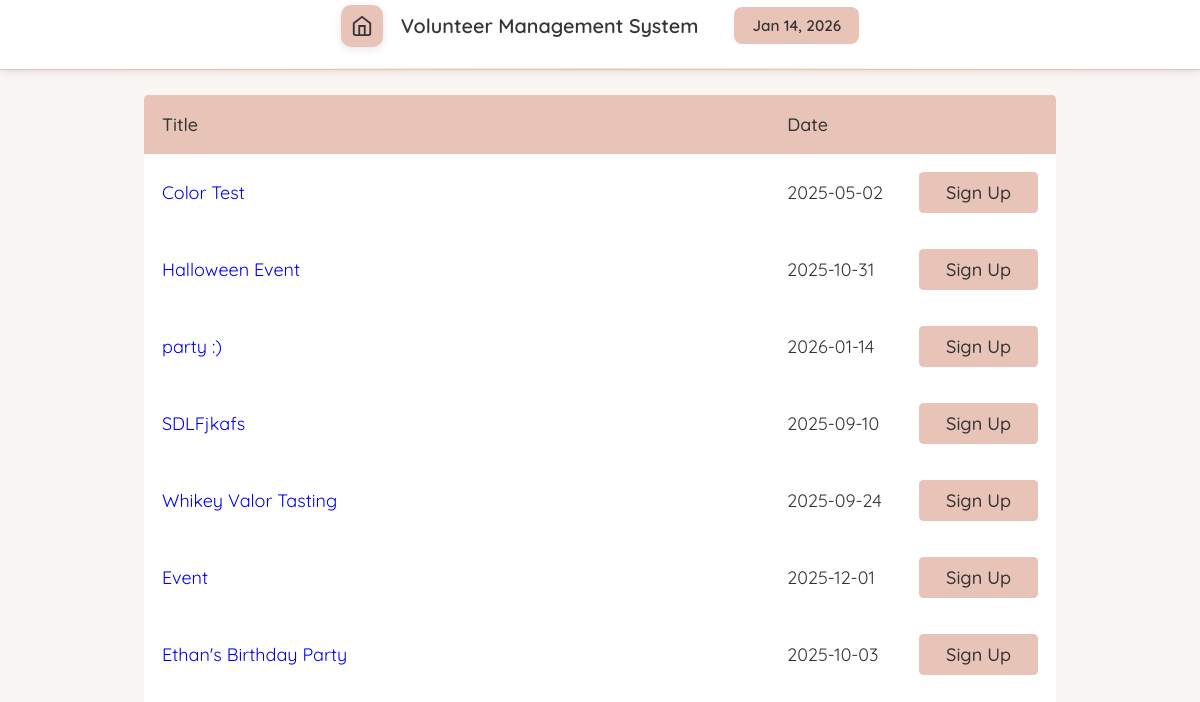
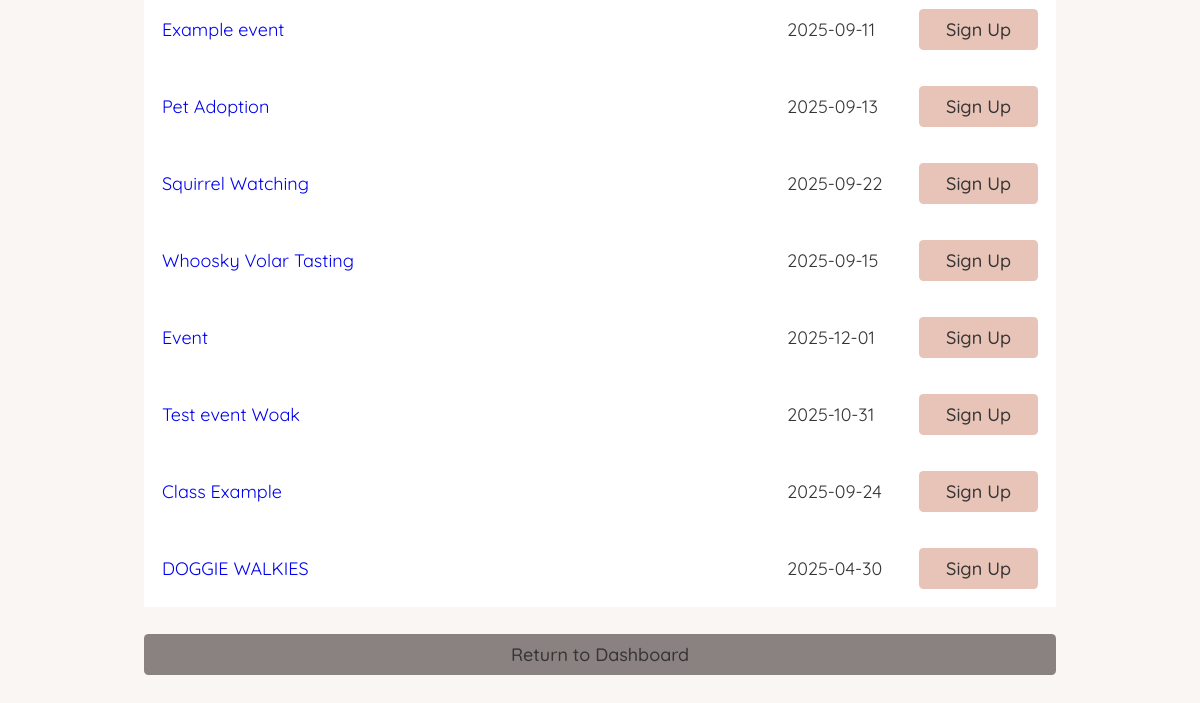
Before: /adminViewingEvents.php with the older database file (2 pictures, top to bottom).
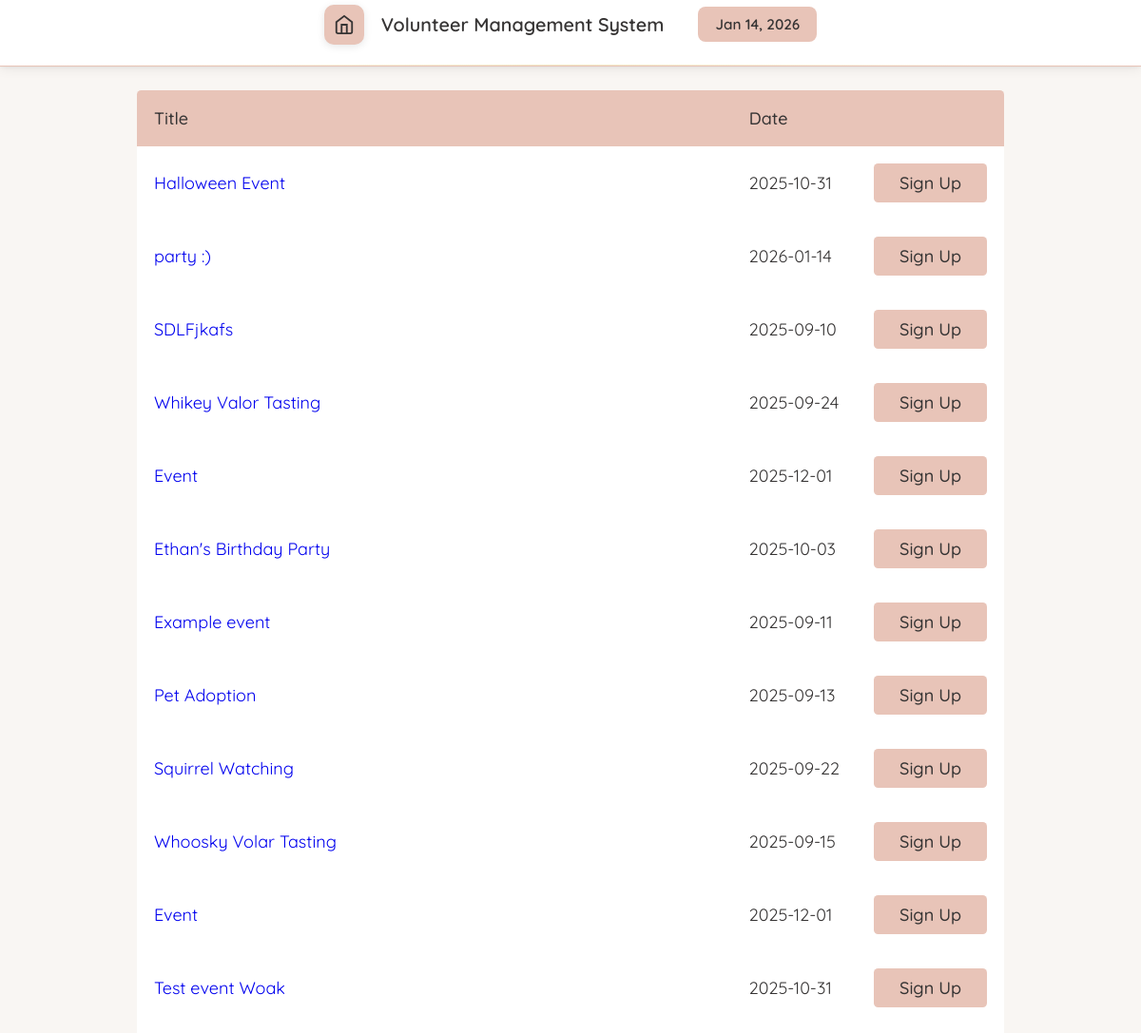
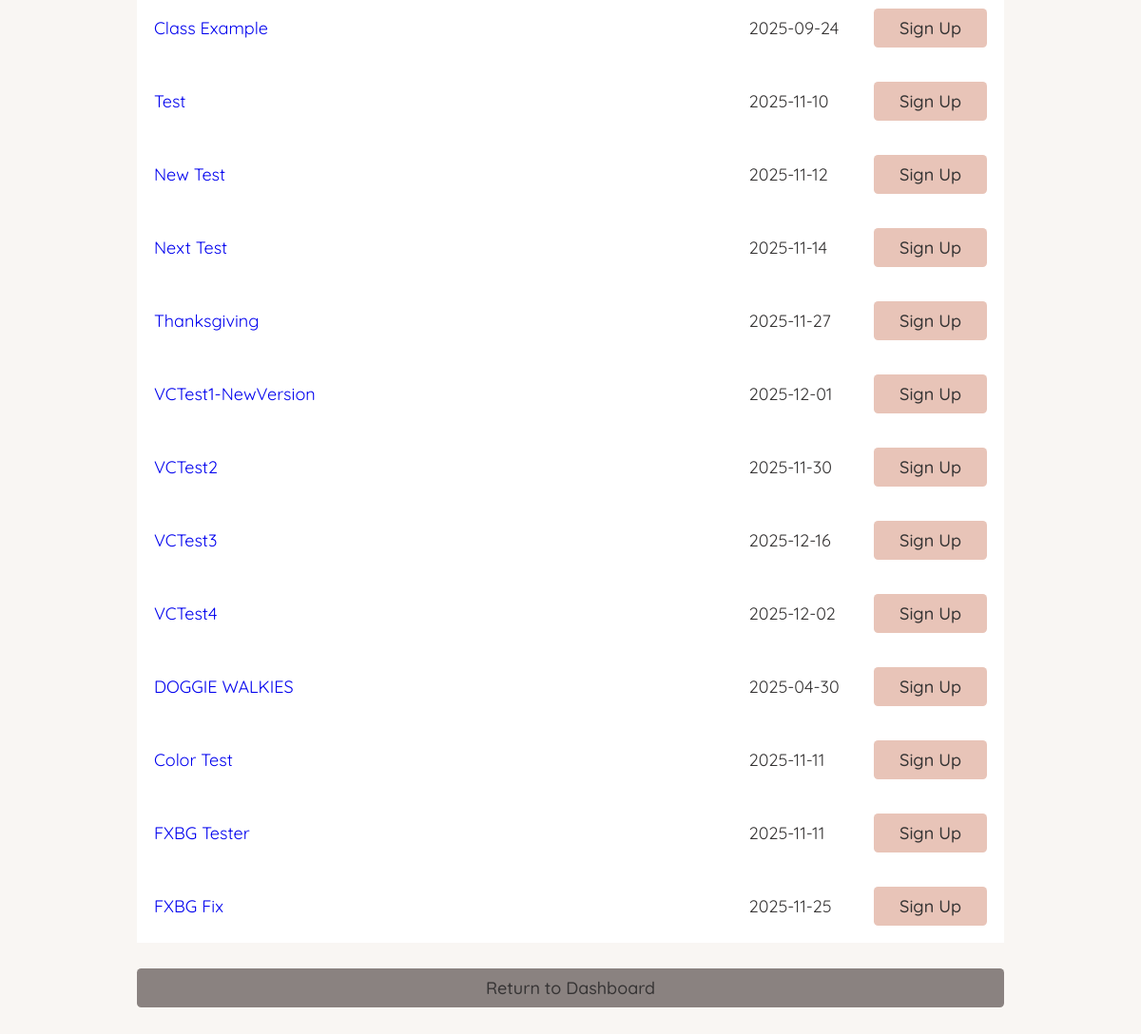
After: the same page with the newer database file (2 pictures, top to bottom).
### tables this page shows
CREATE TABLE `dbevents` (
  `id` int NOT NULL,
  `name` text NOT NULL,
  `date` char(10) NOT NULL,
  `startTime` char(5) NOT NULL,
  `endTime` char(5) NOT NULL,
  `description` text NOT NULL,
  `capacity` int NOT NULL,
  `completed` text NOT NULL,
  `restricted_signup` tinyint(1) NOT NULL,
  `location` text,
  `type` text NOT NULL,
  `volunteer_coordinator` int DEFAULT NULL
);

### database/dbEvents.php (called while the page is built, shortened)
<?php
include_once(dirname(__FILE__) . '/../domain/Event.php');
function make_an_event($result_row)
{
    $theEvent = new Event(
        $result_row['id'],
        $result_row['name'],
        date: $result_row['date'],
        startTime: $result_row['startTime'],
        endTime: $result_row['endTime'],
        description: $result_row['description'],
        capacity: $result_row['capacity'],
        completed: $result_row['completed'],
        restricted_signup: $result_row['restricted_signup'],
        type: $result_row['type'],
        volunteer_coordinator: $result_row['volunteer_coordinator']
    );
    return $theEvent;
}
function get_all_events()
{
    $con = connect();
    $query = "SELECT * FROM dbevents" .
            " ORDER BY completed";
    $result = mysqli_query($con, $query);
    $theEvents = array();
    while ($result_row = mysqli_fetch_assoc($result)) {
        $theEvent = make_an_event($result_row);
        $theEvents[] = $theEvent;
    }
    return $theEvents;
}

### domain/Event.php (called while the page is built, shortened)
<?php
class Event
{
    private $id;
    private $name;
    private $date;
    function __construct($id, $name, $date, $startTime, $endTime, $description, $capacity, $completed, $restricted_signup, $type, $volunteer_coordinator)
    {
        $this->id = $id;
        $this->name = $name;
        $this->date = $date;
    }
    function getID()
    {
        return $this->id;
    }
    function getName()
    {
        return $this->name;
    }
    function getDate()
    {
        return $this->date;
    }
}

### adminViewingEvents.php (the view, shortened to what this page needs)
<?php
    $accessLevel = 0;
    include 'database/dbEvents.php';
?>
<!DOCTYPE html>
<html>
    <head>
        <?php require_once('universal.inc') ?>
        <link rel="stylesheet" href="css/messages.css"></link>
    </head>
    <body>
        <?php require_once('header.php') ?>
        <?php require_once('database/dbEvents.php');?>
        <h1>Events</h1>
        <main class="general">
            <?php
                $events = get_all_events();
            if (sizeof(get_all_events())) : ?>
                <div class="table-wrapper">
                    <table class="general">
                        <thead>
                            <tr>
                                <th>Title</th>
                                <th style="width:1px">Date</th>
                                <th style="width:1px"></th>
                            </tr>
                        </thead>
                        <tbody class="standout">
                            <?php
                            foreach ($events as $event) {
                                $eventID = $event->getID();
                                $title = $event->getName();
                                $date = $event->getDate();
                                if ($accessLevel < 4) {
                                    echo "
                                        <tr data-event-id='$eventID'>
                                            <td><a href='event.php?id=$eventID'>$title</a></td>
                                            <td>$date</td>
                                            <td><a class='button sign-up' href='eventSignUp.php'>Sign Up</a></td>
                                        </tr>";
                                }
                            }
                            ?>
                        </tbody>
                    </table>
                </div>
            <?php else : ?>
                <p class="no-events standout">There are currently no events available to view.<a class="button add" href="addEvent.php">Create a New Event</a> </p>
            <?php endif ?>
            <a class="button cancel" href="index.php">Return to Dashboard</a>
        </main>
    </body>
</html>

Changed rows visible on the page:
added dbevents: name "Test", date "2025-11-10"
added dbevents: name "New Test", date "2025-11-12"
added dbevents: name "Next Test", date "2025-11-14"
added dbevents: name "Thanksgiving", date "2025-11-27"
added dbevents: name "VCTest1-NewVersion", date "2025-12-01"
added dbevents: name "VCTest2", date "2025-11-30"
added dbevents: name "VCTest3", date "2025-12-16"
added dbevents: name "VCTest4", date "2025-12-02"
changed dbevents "Color Test": date "2025-05-02" → "2025-11-11"; moves down the list
added dbevents: name "FXBG Tester", date "2025-11-11"
added dbevents: name "FXBG Fix", date "2025-11-25"
